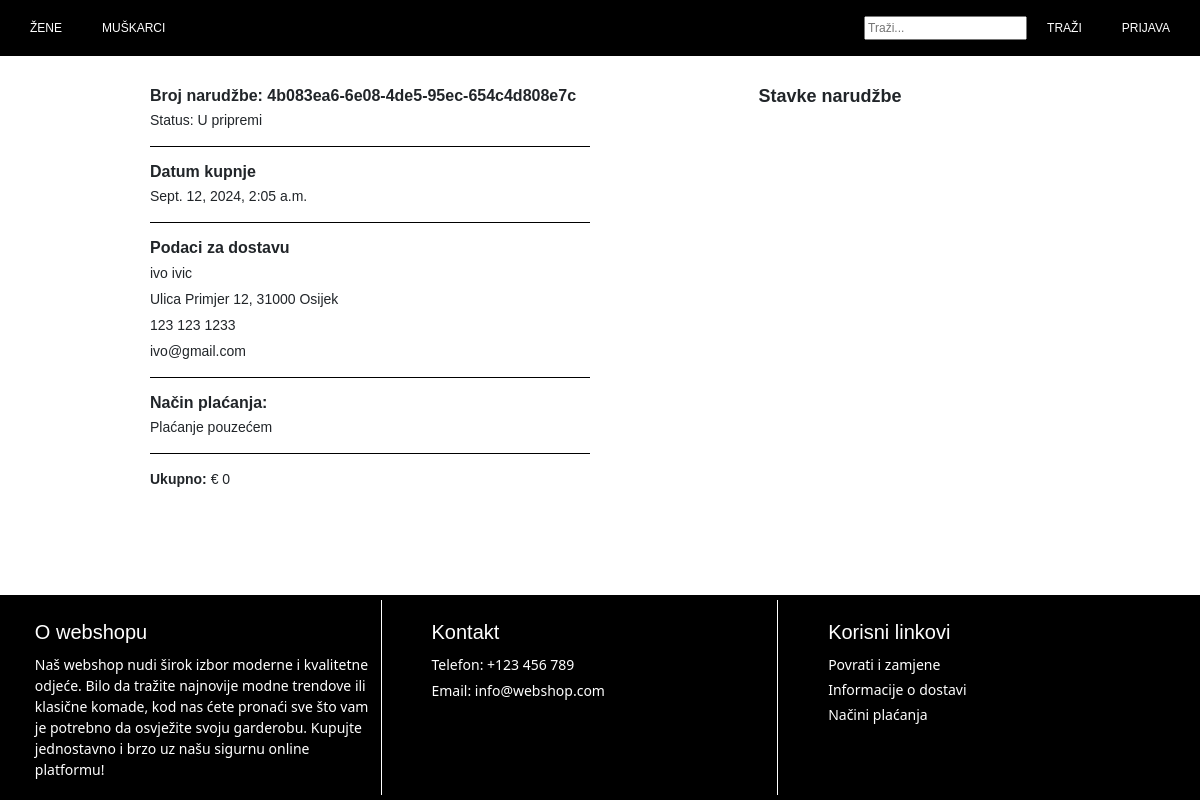
Before: /webshop/order_details/3/ with the older database file.
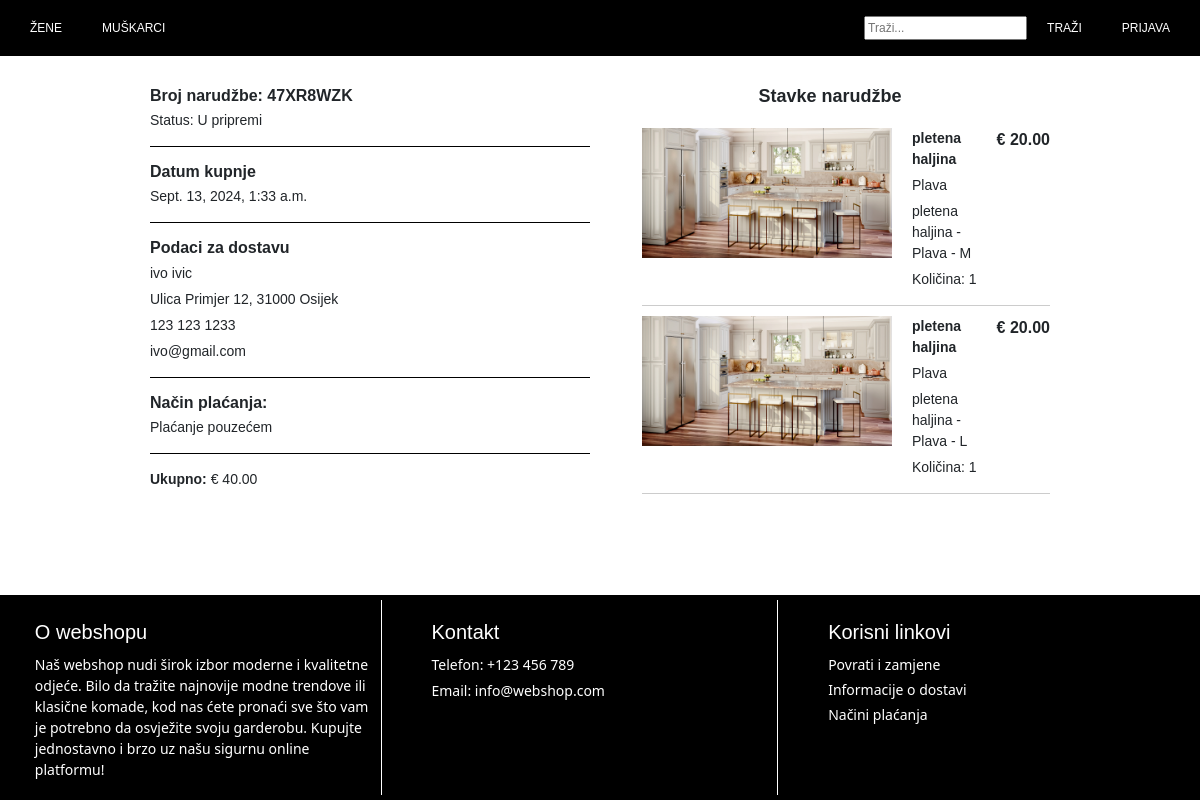
After: the same page with the newer database file.
### webshop/models.py (models this page shows, shortened)
class Order(models.Model):
    STATUS_CHOICES = (
        ('IP', 'U pripremi'),
        ('SP', 'Poslano'),
        ('DL', 'Dostavljeno'),
        ('RE', 'Odbijeno'),
    )
    PAYMENT_METHOD_CHOICES = (
        ('PP', 'Plaćanje pouzećem'),
        ('IB', 'Internetsko bankarstvo'),
    )
    account = models.ForeignKey(Account, on_delete=models.CASCADE)
    date_ordered = models.DateTimeField(auto_now_add=True)
    status = models.CharField(max_length=2, choices=STATUS_CHOICES, default='IP')
    payment_method = models.CharField(max_length=2, choices=PAYMENT_METHOD_CHOICES)
    order_number = models.CharField(max_length=10, unique=True, default=generate_order_number, editable=False)
    items = models.ManyToManyField('OrderItem', related_name='order_items', blank=True)

class Account(models.Model):
    user = models.OneToOneField(User, on_delete=models.CASCADE)
    name = models.CharField(max_length=255)
    surname = models.CharField(max_length=255)
    phone = models.CharField(max_length=20)
    email = models.EmailField(unique=True)
    city = models.CharField(max_length=255)
    postal_number = models.CharField(max_length=255)
    street = models.CharField(max_length=255)
    house_number = models.CharField(max_length=255)
    iban = models.CharField(max_length=34, blank=True, null=True)
    bank = models.CharField(max_length=255, blank=True, null=True)

class OrderItem(models.Model):
    order = models.ForeignKey('Order', on_delete=models.CASCADE, related_name='items_in_order')
    product = models.ForeignKey(ProductVariation, on_delete=models.CASCADE)
    size = models.CharField(max_length=50, blank=True, null=True)
    quantity = models.PositiveIntegerField(default=1)
    def total_price(self):
        return self.quantity * self.product.product.price

class ProductVariation(models.Model):
    product = models.ForeignKey(Product, on_delete=models.CASCADE, related_name='variations')
    main_image = models.ImageField(upload_to='products/', blank=True, null=True)
    color = models.ForeignKey(Color, on_delete=models.CASCADE)
    sizes = models.ManyToManyField(Size, through='ProductVariationSize')

class Product(models.Model):
    category = models.ForeignKey(Category, on_delete=models.CASCADE)
    subcategory = models.ForeignKey(SubCategory, on_delete=models.CASCADE)
    name = models.CharField(max_length=255)
    slug = models.SlugField(unique=False, blank=True, null=True)
    price = models.DecimalField(max_digits=10, decimal_places=2)
    details = models.TextField()
    composition = models.TextField()
    origin = models.CharField(max_length=255)
    care_instructions = models.TextField()
    created_at = models.DateTimeField(default=timezone.now)
    reference_number = models.CharField(max_length=10, unique=True, default=generate_order_number, editable=False)

class Color(models.Model):
    name = models.CharField(max_length=100)

### webshop/views.py (the view)
# urls.py: path('order_details/<int:order_id>/', views.order_details_view, name='order_details'),
def order_details_view(request, order_id):
    order = get_object_or_404(Order, id=order_id)
    order_items = order.items_in_order.all()
    total_price = sum(item.total_price() for item in order_items)
    context = {
        'order': order,
        'order_items': order_items,
        'total_price': total_price,
    }
    return render(request, 'webshop/order_details.html', context)

### webshop/templates/webshop/order_details.html (shortened to what this page needs)
{% extends 'webshop/base.html' %}
{% load static %}
{% block extra_css %}
<link rel="stylesheet" href="{% static 'webshop/css/order_details.css' %}">
{% endblock %}
{% block content %}
<div class="order-details-container">
    <div class="order-details-info">
        <div>
            <h2><strong>Broj narudžbe:</strong> {{ order.order_number }}</h2>
            <p>Status: {{ order.get_status_display }}</p>
        </div>
        <div>
            <h2>Datum kupnje</h2>
            <p>{{ order.date_ordered }}</p>
        </div>
        <div>
            <h2>Podaci za dostavu</h2>
            <p>{{ order.account.name }} {{ order.account.surname }}</p>
            <p>{{ order.account.street }} {{ order.account.house_number }}, {{ order.account.postal_number }} {{ order.account.city }}</p>
            <p>{{ order.account.phone }}</p>
            <p>{{ order.account.email }}</p>
        </div>
        <div>
            <h2>Način plaćanja:</h2>
            <p>{{ order.get_payment_method_display }}</p>
        </div>
        <div>
            <p><strong>Ukupno:</strong> € {{ total_price }}</p>
        </div>
    </div>
    <div class="order-items">
        <h2>Stavke narudžbe</h2>
        <ul>
            {% for item in order_items %}
            <li class="order-item">
                <div class="order-item-image">
                    <img src="{{ item.product.main_image.url }}" alt="{{ item.product.product.name }}">
                </div>
                <div class="order-item-details">
                    <p><strong>{{ item.product.product.name }}</strong></p>
                    <p>{{ item.product.color.name }}</p>
                    <p>{{ item.size }}</p>
                    <p>Količina: {{ item.quantity }}</p>
                </div>
                <div class="order-item-actions">
                    <p><strong>€ {{ item.product.product.price }}</strong></p>
                </div>
            </li>
            {% endfor %}
        </ul>
    </div>
</div>
{% endblock %}

Changed rows visible on the page:
changed Order "U pripremi": order_number "4b083ea6-6e08-4de5-95ec-654c4d808e7c" → "47XR8WZK"; date_ordered "Sept. 12, 2024, 2:05 a.m." → "Sept. 13, 2024, 1:33 a.m."
added OrderItem: product.main_image (picture), product.product.name "pletena haljina", product.color.name "Plava", size "pletena haljina - Plava - M", quantity "1", product.product.price "20.00"
added OrderItem: product.main_image (picture), product.product.name "pletena haljina", product.color.name "Plava", size "pletena haljina - Plava - L", quantity "1", product.product.price "20.00"
Other visible differences:
{{ total_price }}: "0" → "40.00"
